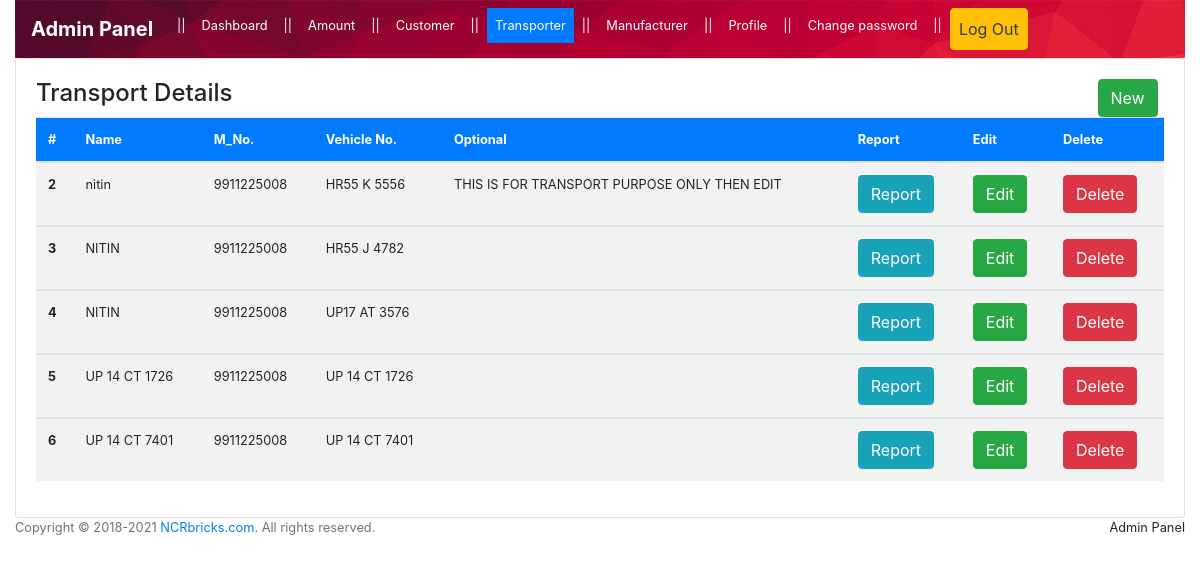
Screenshot of /vro/pages/scp/transport.php (signed in) with the database file from the repository.
### tables this page shows
CREATE TABLE `transport` (
  `id` int(100) NOT NULL,
  `name` varchar(100) NOT NULL,
  `m_no` varchar(100) NOT NULL,
  `vehicle_no` varchar(100) NOT NULL,
  `optional` varchar(100) NOT NULL
);

### vro/pages/scp/transport.php (the view, shortened to what this page needs)
<?php
	require("../common/header.php");
?>
      <div class="main-panel">
        <div class="content-wrapper">
          <div class="row">
            <div class="col-lg-12 grid-margin stretch-card">
              <div class="card">
                <div class="card-body">
					<div class="row">
						<div class="col-lg-3 grid-margin stretch-card">
							<h4 >Transport Details</h4>
						</div>
						<div class="col-lg-4 grid-margin stretch-card">
						</div>
						<div class="col-lg-4 grid-margin stretch-card">
						</div>
						<div class="col-lg-1 grid-margin stretch-card">
							<a class="btn btn-success" href="add_transport.php">New</a>
						</div>
					</div>
                  <div class="table-responsive">
                    <table class="table table-striped">
                      <thead class="bg-primary text-white">
                        <tr>
                          <th>
                            #
                          </th>
                          <th>
                            Name
                          </th>
                          <th>
                            M_No.
                          </th>
                          <th>
                            Vehicle No.
                          </th>
                          <th>
                            Optional
                          </th>
						  <th>
                            Report
                          </th>
						   <?php
									if($_SESSION['user_name'] == "admin"){
										echo "<th  >Edit</th>";
										echo "<th  >Delete</th>";
									}else{
										echo "<th  style='display:none'>Edit</th>";
										echo "<th  style='display:none'>Delete</th>";
									}
								?>
                        </tr>
                      </thead>
<?php
			include("../../database/db_conection.php");
			$result = mysqli_query($dbcon,"SELECT * FROM transport")
			or die(mysqli_error());
			while($row = mysqli_fetch_array( $result )) {
					  echo "<tbody>";
						echo "<tr>";
						echo  "<th scope='row'>".$row['id']."</th>";
						echo  "<td>".$row['name']."</td>";
						echo  "<td>".$row['m_no']."</td>";
						echo  "<td>".$row['vehicle_no']."</td>";
						echo  "<td>".$row['optional']."</td>";
						echo  "<td ><a class='btn btn-info' href='report.php?name=" . $row['name'] . "&type=transport'>Report</a></td>";
						if($_SESSION['user_name'] == "admin"){
							echo  "<td ><a class='btn btn-success' href='edit_transport.php?id=" . $row['id'] . "'>Edit</a></td>";
							echo  "<td ><a class='btn btn-danger text-white' onclick='myDelete(".$row['id'].")'>Delete</a></td>";
						}else{
							echo  "<td style='display:none'><a href='edit_transport.php?id=" . $row['id'] . "'>Edit</a></td>";
							echo  "<td style='display:none'><a onclick='myDelete(".$row['id'].")'>Delete</a></td>";
						}
						echo  "</tr>";
				}
					  echo  "</tbody>";
?>
					</table>
                  </div>
                </div>
              </div>
            </div>
			</div>
            </div>
          </div>
        </div>
	</body>
</html>
<?php
	include("../common/footer.php");
?>

### vro/css/style.css (style rules this page uses)
body { font-size:80%; }

### rows the page displays
transport: id "2", name "nitin", m_no "9911225008", vehicle_no "HR55 K 5556", optional "THIS IS FOR TRANSPORT PURPOSE ONLY THEN EDIT"
transport: id "3", name "NITIN", m_no "9911225008", vehicle_no "HR55 J 4782"
transport: id "4", name "NITIN", m_no "9911225008", vehicle_no "UP17 AT 3576"
transport: id "5", name "UP 14 CT 1726", m_no "9911225008", vehicle_no "UP 14 CT 1726"
transport: id "6", name "UP 14 CT 7401", m_no "9911225008", vehicle_no "UP 14 CT 7401"

### other values shown
$_SESSION['user_name'] "Admin"
